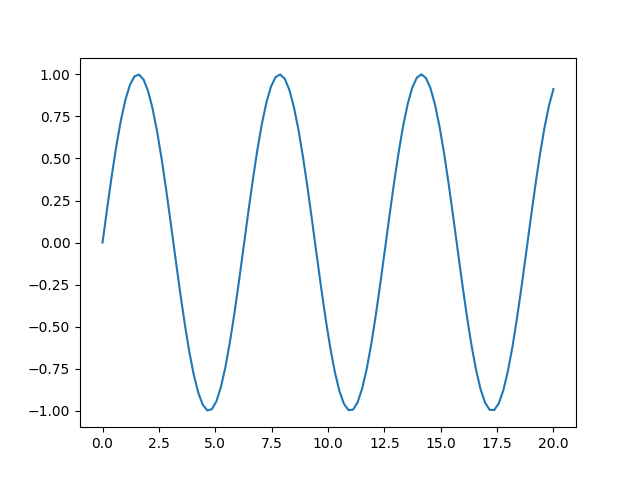

This chart was generated by the following Python code:
import matplotlib
matplotlib.use('tkagg')

import matplotlib.pyplot as plt
import numpy as np


x = np.linspace(0, 20, 100)  # Create a list of evenly-spaced numbers over the range
plt.plot(x, np.sin(x))       # Plot the sine of each x point
plt.show()                   # Display the plot
# plt.savefig('plot.png', edgecolor='RED', transparent=True)